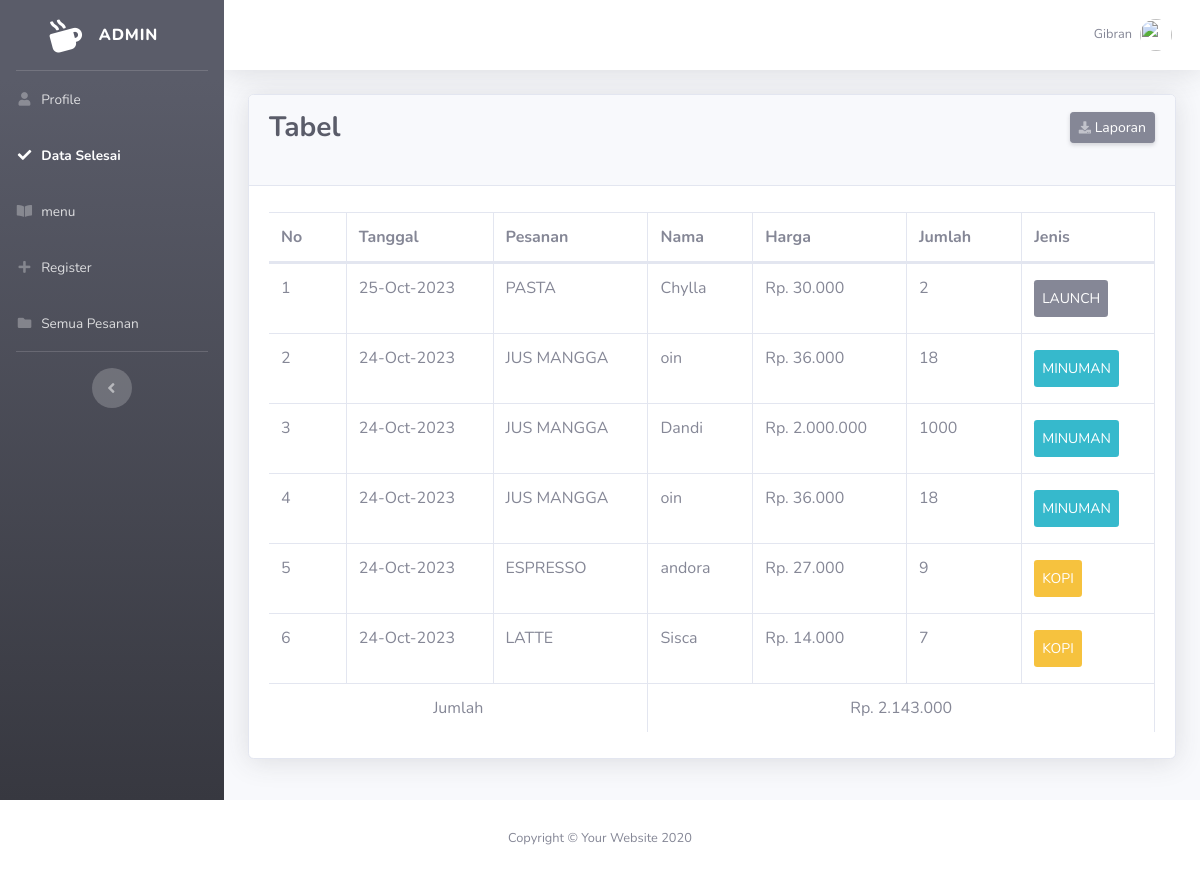
Page /views/selesai.php (signed in) on the committed database.
### tables this page shows
CREATE TABLE `selesai` (
  `id` int(11) NOT NULL,
  `pesanan` varchar(50) NOT NULL,
  `nama` varchar(50) NOT NULL,
  `harga` int(11) NOT NULL,
  `jumlah` int(11) NOT NULL,
  `date` varchar(20) NOT NULL,
  `jenis` varchar(20) NOT NULL
);

### controllers/c_conn.php (called while the page is built, shortened)
<?php
class c_conn
{
    public function conn()
    {
        $conn = mysqli_connect("localhost", "root", "", "ngopi");
        return $conn;
    }
}

### controllers/c_selesai.php (called while the page is built)
<?php
include_once "c_conn.php";
class c_selesai {
    public function read() {
        $conn = new c_conn();
        $data = mysqli_query($conn->conn(), "SELECT * FROM selesai ORDER BY id DESC");
        while ($row = mysqli_fetch_object($data)) {
            $rows[] = $row;
        }
        return $rows;
    }
}

### views/selesai.php (the view, shortened to what this page needs)
<?php
include_once "../controllers/c_selesai.php";
$baca = new c_selesai();
include_once "template/header.php";
include_once "template/sidebar.php";
?>
<div class="container-fluid">
    <div class="card shadow mb-4">
        <div class="card-header py-3">
            <div class="d-sm-flex align-items-center justify-content-between mb-4">
                <h1 class="h3 mb-0 text-gray-800 m-0 font-weight-bold text-dark">Tabel</h1>
                <a href="laporan.php" target="_blank" class="d-none d-sm-inline-block btn btn-sm btn-secondary shadow-sm"><i class="fas fa-download fa-sm text-white-50"></i> Laporan</a>
            </div>
        </div>
        <div class="card-body">
            <div class="table-responsive">
                <table class="table table-bordered" id="dataTable" width="100%" cellspacing="0">
                    <thead>
                        <tr>
                            <th>No</th>
                            <th>Tanggal</th>
                            <th>Pesanan</th>
                            <th>Nama</th>
                            <th>Harga</th>
                            <th>Jumlah</th>
                            <th>Jenis</th>
                        </tr>
                    </thead>
                    <?php $i = 1; ?>
                    <tbody>
                        <?php
                        foreach ($baca->read() as $read) : ?>
                            <tr>
                                <?php $tot += $read->harga; ?>
                                <td><?= $i; ?></td>
                                <td><?= $read->date; ?></td>
                                <td><?= $read->pesanan ?></td>
                                <td><?= $read->nama ?></td>
                                <td><?= 'Rp. ' . number_format($read->harga, 0, '', '.'); ?></td>
                                <td><?= $read->jumlah ?></td>
                                <td>
                                    <div class="<?php if ($read->jenis == "KOPI") {
                                                    echo "bg-warning text-white p-2 d-inline-block my-1 bg-icon-split btn-sm";
                                                } elseif ($read->jenis == "MINUMAN") {
                                                    echo "bg-info text-white p-2 d-inline-block my-1 bg-icon-split btn-sm";
                                                } elseif ($read->jenis == "DESSERT") {
                                                    echo "bg-primary text-white p-2 d-inline-block my-1 bg-icon-split btn-sm";
                                                } elseif ($read->jenis == "LAUNCH") {
                                                    echo "bg-secondary text-white p-2 d-inline-block my-1 bg-icon-split btn-sm";
                                                } ?>">
                                        <span class="text"><?= $read->jenis ?></span>
                                    </div>
                                </td>
                                <?php $i++; ?>
                            </tr>
                        <?php endforeach; ?>
                        <tr>
                            <td style="text-align: center;" colspan="3">Jumlah</td>
                            <td style="text-align: center;" colspan="4"><?= 'Rp. ' . number_format($tot, 0, '', '.'); ?></td>
                        </tr>
                    </tbody>
                </table>
            </div>
        </div>
    </div>
</div>
</div>
</div>
</div>
<footer class="sticky-footer bg-white">
    <div class="container my-auto">
        <div class="copyright text-center my-auto">
            <span>Copyright &copy; Your Website 2020</span>
        </div>
    </div>
</footer>
<?php include_once "template/footer.php"; ?>
</html>

### rows in the picture
selesai: date "25-Oct-2023", pesanan "PASTA", nama "Chylla", harga "30.000", jumlah "2", jenis "LAUNCH"
selesai: date "24-Oct-2023", pesanan "JUS MANGGA", nama "oin", harga "36.000", jumlah "18", jenis "MINUMAN"
selesai: date "24-Oct-2023", pesanan "JUS MANGGA", nama "Dandi", harga "2.000.000", jumlah "1000", jenis "MINUMAN"
selesai: date "24-Oct-2023", pesanan "JUS MANGGA", nama "oin", harga "36.000", jumlah "18", jenis "MINUMAN"
selesai: date "24-Oct-2023", pesanan "ESPRESSO", nama "andora", harga "27.000", jumlah "9", jenis "KOPI"
selesai: date "24-Oct-2023", pesanan "LATTE", nama "Sisca", harga "14.000", jumlah "7", jenis "KOPI"

### other values in the picture
$role "ADMIN"
$nama "Gibran"
$tot "2.143.000"
